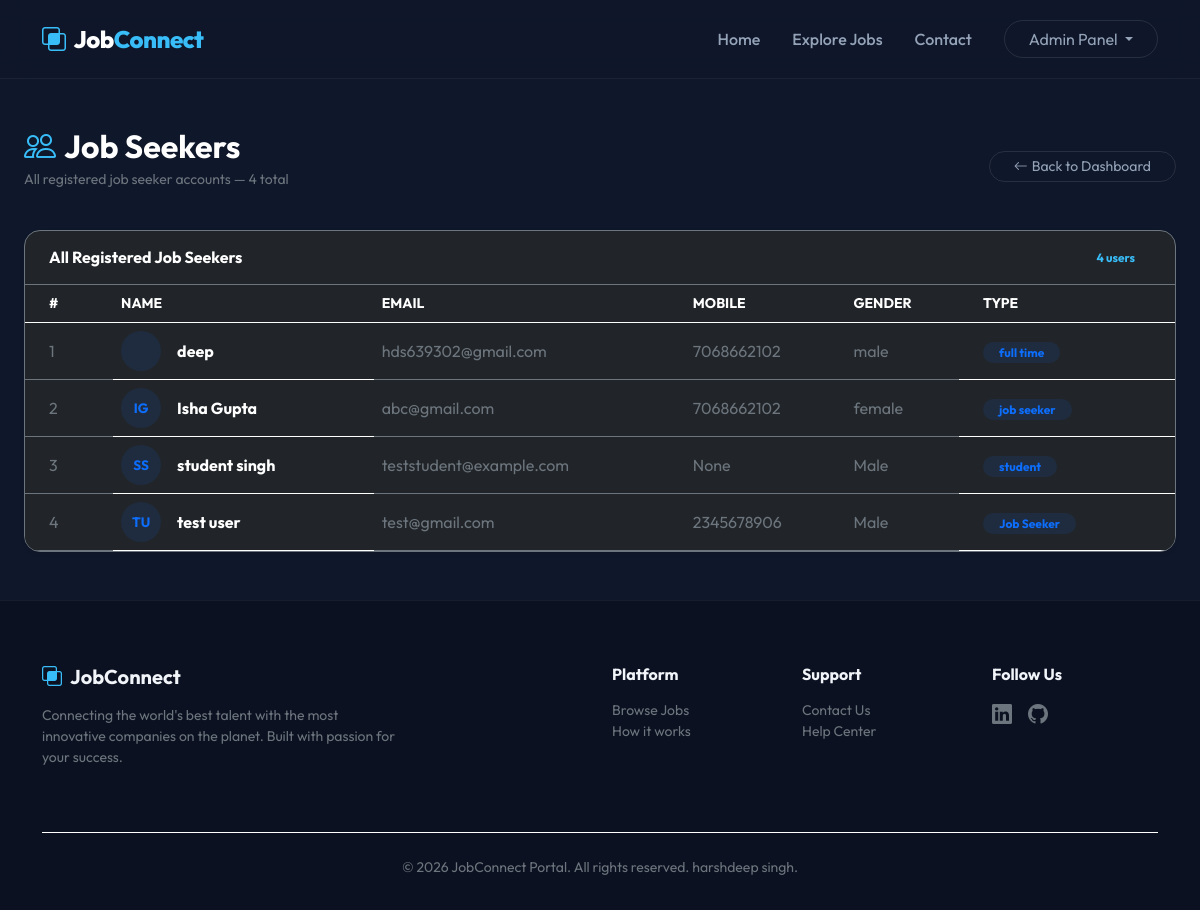
The app's page /view_users/ (signed in) with its own data.
### job/models.py (models this page shows, shortened)
class StudentUser(models.Model):
    user = models.ForeignKey(User, on_delete=models.CASCADE)
    mobile = models.CharField(max_length=15, null=True)
    image = models.FileField(null=True)
    gender = models.CharField(max_length=15, null=True)
    company = models.CharField(max_length=100, null=True)
    type = models.CharField(max_length=15, null=True)

### job/views.py (the view)
# urls.py: path('view_users/', views.view_users, name="view_users"),
def view_users(request):
    if not request.user.is_authenticated:
        return redirect('adminlogin')
    data=StudentUser.objects.all()
    context={'data':data}
    return render(request, 'view_users.html',context)

### job/templates/view_users.html (shortened to what this page needs)
{% extends 'base.html' %}
{% block content %}
<div class="container-fluid px-4 py-5">
    <div class="d-flex align-items-center justify-content-between mb-4 flex-wrap gap-3">
        <div>
            <h2 class="text-white fw-bold mb-1"><i class="bi bi-people me-2 text-accent"></i>Job Seekers</h2>
            <p class="text-secondary small">All registered job seeker accounts — {{ data.count }} total</p>
        </div>
        <a href="{% url 'adminhome' %}" class="btn btn-outline-custom btn-sm rounded-pill px-4">
            <i class="bi bi-arrow-left me-1"></i>Back to Dashboard
        </a>
    </div>
    <div class="card bg-dark border-secondary p-0 rounded-4 shadow-sm overflow-hidden">
        <div
            class="card-header bg-transparent border-secondary py-3 px-4 d-flex align-items-center justify-content-between">
            <h6 class="text-white fw-bold mb-0">All Registered Job Seekers</h6>
            <span class="badge bg-accent bg-opacity-10 text-accent rounded-pill px-3">{{ data.count }} users</span>
        </div>
        <div class="table-responsive">
            <table class="table table-dark table-hover border-0 mb-0">
                <thead>
                    <tr class="text-secondary small text-uppercase">
                        <th class="px-4">#</th>
                        <th>Name</th>
                        <th>Email</th>
                        <th>Mobile</th>
                        <th>Gender</th>
                        <th class="px-4">Type</th>
                    </tr>
                </thead>
                <tbody class="border-top-0">
                    {% for s in data %}
                    <tr class="align-middle">
                        <td class="px-4 text-secondary">{{ forloop.counter }}</td>
                        <td>
                            <div class="d-flex align-items-center gap-3">
                                <div class="bg-primary bg-opacity-10 text-primary rounded-circle d-flex align-items-center justify-content-center fw-bold"
                                    style="width: 40px; height: 40px; font-size: 0.85rem;">
                                    {{ s.user.first_name|first|upper }}{{ s.user.last_name|first|upper }}
                                </div>
                                <span class="fw-bold">{{ s.user.get_full_name|default:s.user.username }}</span>
                            </div>
                        </td>
                        <td class="text-secondary">{{ s.user.email }}</td>
                        <td class="text-secondary">{{ s.mobile|default:"—" }}</td>
                        <td class="text-secondary">{{ s.gender|default:"—" }}</td>
                        <td class="px-4">
                            <span class="badge bg-primary bg-opacity-10 text-primary rounded-pill px-3">
                                {{ s.type|default:"Job Seeker" }}
                            </span>
                        </td>
                    </tr>
                    {% endfor %}
                </tbody>
            </table>
        </div>
    </div>
</div>
{% endblock %}

### job/templates/base.html (style rules this page uses)
:root { --bg-dark: #0f172a; --card-dark: #1e293b; --accent: #38bdf8; --accent-glow: rgba(56, 189, 248, 0.4); --luxury-grad: linear-gradient(135deg, #38bdf8 0%, #818cf8 100%); }
body { font-family: 'Outfit', sans-serif; background-color: var(--bg-dark); color: #f1f5f9; overflow-x: hidden; }
.text-accent { color: var(--accent); }
.btn-outline-custom { border: 1px solid rgba(255, 255, 255, 0.1); color: #94a3b8; transition: all 0.3s ease; }

### records on screen
StudentUser: user.get_full_name "deep", user.email "hds639302@gmail.com", mobile "7068662102", gender "male", type "full time"
StudentUser: user.first_name|first "I", user.last_name|first "G", user.get_full_name "Isha Gupta", user.email "abc@gmail.com", mobile "7068662102", gender "female", type "job seeker"
StudentUser: user.first_name|first "S", user.last_name|first "S", user.get_full_name "student singh", user.email "teststudent@example.com", mobile "None", gender "Male", type "student"
StudentUser: user.first_name|first "T", user.last_name|first "U", user.get_full_name "test user", user.email "test@gmail.com", mobile "2345678906", gender "Male", type "Job Seeker"

### other values on screen
{{ data.count }} "4"
